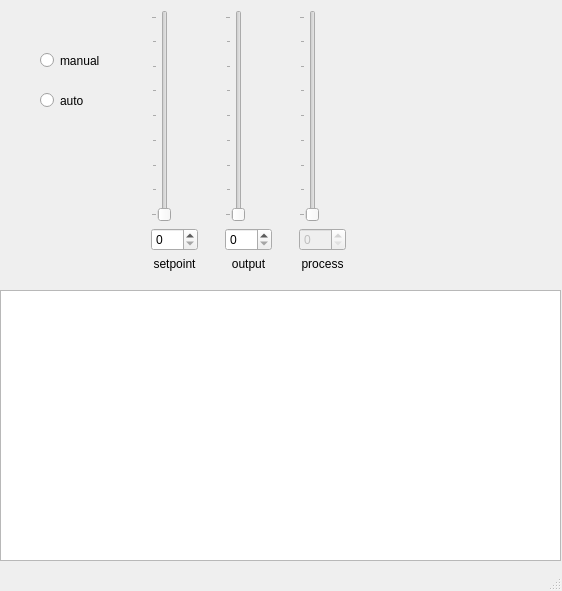
<?xml version="1.0" encoding="UTF-8"?>
<ui version="4.0">
 <class>MainWindow</class>
 <widget class="QMainWindow" name="MainWindow">
  <property name="geometry">
   <rect>
    <x>0</x>
    <y>0</y>
    <width>562</width>
    <height>591</height>
   </rect>
  </property>
  <property name="sizePolicy">
   <sizepolicy hsizetype="Minimum" vsizetype="Fixed">
    <horstretch>0</horstretch>
    <verstretch>0</verstretch>
   </sizepolicy>
  </property>
  <property name="maximumSize">
   <size>
    <width>562</width>
    <height>591</height>
   </size>
  </property>
  <property name="windowTitle">
   <string>tinyPIDqt</string>
  </property>
  <widget class="QWidget" name="centralwidget">
   <widget class="QGraphicsView" name="graphicsView">
    <property name="geometry">
     <rect>
      <x>0</x>
      <y>290</y>
      <width>561</width>
      <height>271</height>
     </rect>
    </property>
   </widget>
   <widget class="QRadioButton" name="radioButton">
    <property name="geometry">
     <rect>
      <x>40</x>
      <y>50</y>
      <width>71</width>
      <height>21</height>
     </rect>
    </property>
    <property name="text">
     <string>manual</string>
    </property>
   </widget>
   <widget class="QRadioButton" name="radioButton_2">
    <property name="geometry">
     <rect>
      <x>40</x>
      <y>90</y>
      <width>61</width>
      <height>21</height>
     </rect>
    </property>
    <property name="text">
     <string>auto</string>
    </property>
   </widget>
   <widget class="QWidget" name="">
    <property name="geometry">
     <rect>
      <x>130</x>
      <y>10</y>
      <width>239</width>
      <height>261</height>
     </rect>
    </property>
    <layout class="QGridLayout" name="gridLayout">
     <item row="0" column="0">
      <widget class="QSlider" name="spSlider">
       <property name="maximum">
        <number>255</number>
       </property>
       <property name="orientation">
        <enum>Qt::Vertical</enum>
       </property>
       <property name="tickPosition">
        <enum>QSlider::TicksAbove</enum>
       </property>
       <property name="tickInterval">
        <number>32</number>
       </property>
      </widget>
     </item>
     <item row="0" column="1">
      <widget class="QSlider" name="outSlider">
       <property name="maximum">
        <number>255</number>
       </property>
       <property name="orientation">
        <enum>Qt::Vertical</enum>
       </property>
       <property name="tickPosition">
        <enum>QSlider::TicksAbove</enum>
       </property>
       <property name="tickInterval">
        <number>32</number>
       </property>
      </widget>
     </item>
     <item row="0" column="2">
      <widget class="QSlider" name="pvSlider">
       <property name="enabled">
        <bool>false</bool>
       </property>
       <property name="maximum">
        <number>255</number>
       </property>
       <property name="orientation">
        <enum>Qt::Vertical</enum>
       </property>
       <property name="tickPosition">
        <enum>QSlider::TicksAbove</enum>
       </property>
       <property name="tickInterval">
        <number>32</number>
       </property>
      </widget>
     </item>
     <item row="1" column="0">
      <widget class="QSpinBox" name="spSpinBox">
       <property name="accelerated">
        <bool>true</bool>
       </property>
       <property name="maximum">
        <number>255</number>
       </property>
      </widget>
     </item>
     <item row="1" column="1">
      <widget class="QSpinBox" name="outSpinBox">
       <property name="accelerated">
        <bool>true</bool>
       </property>
       <property name="maximum">
        <number>255</number>
       </property>
      </widget>
     </item>
     <item row="1" column="2">
      <widget class="QSpinBox" name="pvSpinBox">
       <property name="enabled">
        <bool>false</bool>
       </property>
       <property name="accelerated">
        <bool>true</bool>
       </property>
       <property name="maximum">
        <number>255</number>
       </property>
      </widget>
     </item>
     <item row="2" column="0">
      <widget class="QLabel" name="label">
       <property name="text">
        <string>&lt;!DOCTYPE HTML PUBLIC &quot;-//W3C//DTD HTML 4.0//EN&quot; &quot;http://www.w3.org/TR/REC-html40/strict.dtd&quot;&gt;
&lt;html&gt;&lt;head&gt;&lt;meta name=&quot;qrichtext&quot; content=&quot;1&quot; /&gt;&lt;style type=&quot;text/css&quot;&gt;
p, li { white-space: pre-wrap; }
&lt;/style&gt;&lt;/head&gt;&lt;body style=&quot; font-family:'Sans Serif'; font-size:9pt; font-weight:400; font-style:normal;&quot;&gt;
&lt;p align=&quot;center&quot; style=&quot; margin-top:0px; margin-bottom:0px; margin-left:0px; margin-right:0px; -qt-block-indent:0; text-indent:0px;&quot;&gt;setpoint&lt;/p&gt;&lt;/body&gt;&lt;/html&gt;</string>
       </property>
      </widget>
     </item>
     <item row="2" column="1">
      <widget class="QLabel" name="label_2">
       <property name="text">
        <string>&lt;!DOCTYPE HTML PUBLIC &quot;-//W3C//DTD HTML 4.0//EN&quot; &quot;http://www.w3.org/TR/REC-html40/strict.dtd&quot;&gt;
&lt;html&gt;&lt;head&gt;&lt;meta name=&quot;qrichtext&quot; content=&quot;1&quot; /&gt;&lt;style type=&quot;text/css&quot;&gt;
p, li { white-space: pre-wrap; }
&lt;/style&gt;&lt;/head&gt;&lt;body style=&quot; font-family:'Sans Serif'; font-size:9pt; font-weight:400; font-style:normal;&quot;&gt;
&lt;p align=&quot;center&quot; style=&quot; margin-top:0px; margin-bottom:0px; margin-left:0px; margin-right:0px; -qt-block-indent:0; text-indent:0px;&quot;&gt;output&lt;/p&gt;&lt;/body&gt;&lt;/html&gt;</string>
       </property>
      </widget>
     </item>
     <item row="2" column="2">
      <widget class="QLabel" name="label_3">
       <property name="text">
        <string>&lt;!DOCTYPE HTML PUBLIC &quot;-//W3C//DTD HTML 4.0//EN&quot; &quot;http://www.w3.org/TR/REC-html40/strict.dtd&quot;&gt;
&lt;html&gt;&lt;head&gt;&lt;meta name=&quot;qrichtext&quot; content=&quot;1&quot; /&gt;&lt;style type=&quot;text/css&quot;&gt;
p, li { white-space: pre-wrap; }
&lt;/style&gt;&lt;/head&gt;&lt;body style=&quot; font-family:'Sans Serif'; font-size:9pt; font-weight:400; font-style:normal;&quot;&gt;
&lt;p align=&quot;center&quot; style=&quot; margin-top:0px; margin-bottom:0px; margin-left:0px; margin-right:0px; -qt-block-indent:0; text-indent:0px;&quot;&gt;process&lt;/p&gt;&lt;/body&gt;&lt;/html&gt;</string>
       </property>
      </widget>
     </item>
    </layout>
   </widget>
  </widget>
  <widget class="QMenuBar" name="menubar">
   <property name="geometry">
    <rect>
     <x>0</x>
     <y>0</y>
     <width>562</width>
     <height>20</height>
    </rect>
   </property>
  </widget>
  <widget class="QStatusBar" name="statusbar"/>
 </widget>
 <resources/>
 <connections>
  <connection>
   <sender>outSlider</sender>
   <signal>valueChanged(int)</signal>
   <receiver>outSpinBox</receiver>
   <slot>setValue(int)</slot>
   <hints>
    <hint type="sourcelabel">
     <x>444</x>
     <y>134</y>
    </hint>
    <hint type="destinationlabel">
     <x>461</x>
     <y>251</y>
    </hint>
   </hints>
  </connection>
  <connection>
   <sender>pvSlider</sender>
   <signal>valueChanged(int)</signal>
   <receiver>pvSpinBox</receiver>
   <slot>setValue(int)</slot>
   <hints>
    <hint type="sourcelabel">
     <x>493</x>
     <y>134</y>
    </hint>
    <hint type="destinationlabel">
     <x>518</x>
     <y>251</y>
    </hint>
   </hints>
  </connection>
  <connection>
   <sender>outSpinBox</sender>
   <signal>valueChanged(int)</signal>
   <receiver>outSlider</receiver>
   <slot>setValue(int)</slot>
   <hints>
    <hint type="sourcelabel">
     <x>426</x>
     <y>251</y>
    </hint>
    <hint type="destinationlabel">
     <x>421</x>
     <y>134</y>
    </hint>
   </hints>
  </connection>
  <connection>
   <sender>pvSpinBox</sender>
   <signal>valueChanged(int)</signal>
   <receiver>pvSlider</receiver>
   <slot>setValue(int)</slot>
   <hints>
    <hint type="sourcelabel">
     <x>496</x>
     <y>251</y>
    </hint>
    <hint type="destinationlabel">
     <x>480</x>
     <y>134</y>
    </hint>
   </hints>
  </connection>
  <connection>
   <sender>spSpinBox</sender>
   <signal>valueChanged(int)</signal>
   <receiver>spSlider</receiver>
   <slot>setValue(int)</slot>
   <hints>
    <hint type="sourcelabel">
     <x>380</x>
     <y>251</y>
    </hint>
    <hint type="destinationlabel">
     <x>365</x>
     <y>107</y>
    </hint>
   </hints>
  </connection>
  <connection>
   <sender>spSlider</sender>
   <signal>valueChanged(int)</signal>
   <receiver>spSpinBox</receiver>
   <slot>setValue(int)</slot>
   <hints>
    <hint type="sourcelabel">
     <x>388</x>
     <y>134</y>
    </hint>
    <hint type="destinationlabel">
     <x>404</x>
     <y>251</y>
    </hint>
   </hints>
  </connection>
  <connection>
   <sender>radioButton_2</sender>
   <signal>toggled(bool)</signal>
   <receiver>outSlider</receiver>
   <slot>setDisabled(bool)</slot>
   <hints>
    <hint type="sourcelabel">
     <x>240</x>
     <y>290</y>
    </hint>
    <hint type="destinationlabel">
     <x>133</x>
     <y>115</y>
    </hint>
   </hints>
  </connection>
  <connection>
   <sender>radioButton_2</sender>
   <signal>toggled(bool)</signal>
   <receiver>outSpinBox</receiver>
   <slot>setDisabled(bool)</slot>
   <hints>
    <hint type="sourcelabel">
     <x>240</x>
     <y>290</y>
    </hint>
    <hint type="destinationlabel">
     <x>145</x>
     <y>130</y>
    </hint>
   </hints>
  </connection>
  <connection>
   <sender>radioButton</sender>
   <signal>toggled(bool)</signal>
   <receiver>outSpinBox</receiver>
   <slot>setEnabled(bool)</slot>
   <hints>
    <hint type="sourcelabel">
     <x>135</x>
     <y>290</y>
    </hint>
    <hint type="destinationlabel">
     <x>145</x>
     <y>130</y>
    </hint>
   </hints>
  </connection>
  <connection>
   <sender>radioButton</sender>
   <signal>toggled(bool)</signal>
   <receiver>outSlider</receiver>
   <slot>setEnabled(bool)</slot>
   <hints>
    <hint type="sourcelabel">
     <x>135</x>
     <y>290</y>
    </hint>
    <hint type="destinationlabel">
     <x>133</x>
     <y>115</y>
    </hint>
   </hints>
  </connection>
 </connections>
</ui>
